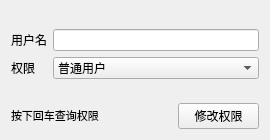
<?xml version="1.0" encoding="UTF-8"?>
<ui version="4.0">
 <class>DialogUserManage</class>
 <widget class="QDialog" name="DialogUserManage">
  <property name="windowModality">
   <enum>Qt::WindowModal</enum>
  </property>
  <property name="geometry">
   <rect>
    <x>0</x>
    <y>0</y>
    <width>270</width>
    <height>140</height>
   </rect>
  </property>
  <property name="sizePolicy">
   <sizepolicy hsizetype="Preferred" vsizetype="Fixed">
    <horstretch>0</horstretch>
    <verstretch>0</verstretch>
   </sizepolicy>
  </property>
  <property name="windowTitle">
   <string>用户权限修改</string>
  </property>
  <layout class="QGridLayout" name="gridLayout">
   <item row="1" column="2">
    <widget class="QPushButton" name="bntModify">
     <property name="focusPolicy">
      <enum>Qt::NoFocus</enum>
     </property>
     <property name="text">
      <string>修改权限</string>
     </property>
    </widget>
   </item>
   <item row="0" column="0" colspan="3">
    <layout class="QFormLayout" name="formLayout">
     <property name="labelAlignment">
      <set>Qt::AlignLeading|Qt::AlignLeft|Qt::AlignVCenter</set>
     </property>
     <property name="formAlignment">
      <set>Qt::AlignLeading|Qt::AlignLeft|Qt::AlignVCenter</set>
     </property>
     <item row="0" column="0">
      <widget class="QLabel" name="lblUser">
       <property name="text">
        <string>用户名</string>
       </property>
      </widget>
     </item>
     <item row="0" column="1">
      <widget class="QLineEdit" name="lineUser"/>
     </item>
     <item row="1" column="0">
      <widget class="QLabel" name="lblPermission">
       <property name="text">
        <string>权限</string>
       </property>
      </widget>
     </item>
     <item row="1" column="1">
      <widget class="QComboBox" name="comboBoxPermisson">
       <item>
        <property name="text">
         <string>普通用户</string>
        </property>
       </item>
       <item>
        <property name="text">
         <string>管理员</string>
        </property>
       </item>
       <item>
        <property name="text">
         <string>超级管理员</string>
        </property>
       </item>
      </widget>
     </item>
    </layout>
   </item>
   <item row="1" column="0" colspan="2">
    <widget class="QLabel" name="label">
     <property name="text">
      <string>&lt;html&gt;&lt;head/&gt;&lt;body&gt;&lt;p&gt;&lt;span style=&quot; font-size:8pt;&quot;&gt;按下回车查询权限&lt;/span&gt;&lt;/p&gt;&lt;/body&gt;&lt;/html&gt;</string>
     </property>
    </widget>
   </item>
  </layout>
 </widget>
 <resources/>
 <connections/>
</ui>
